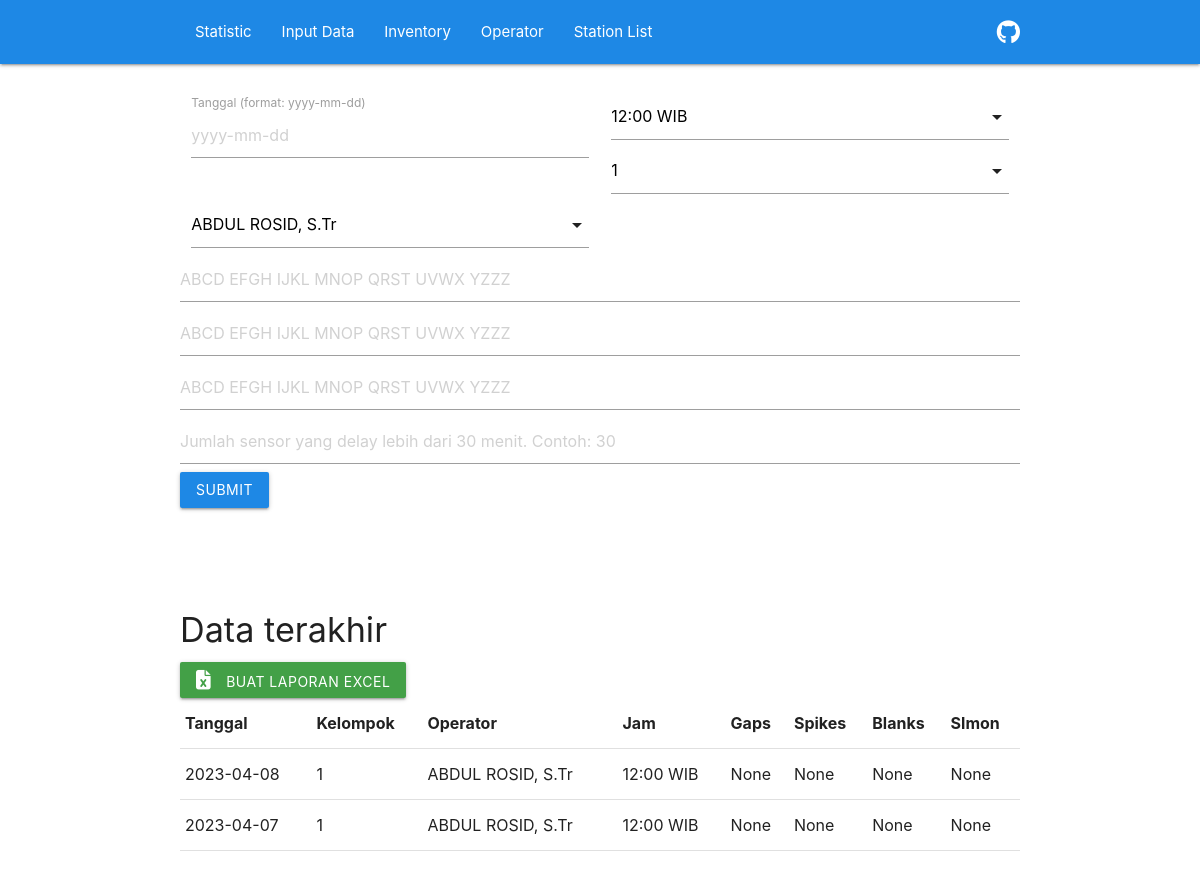
The app's page /, older data.
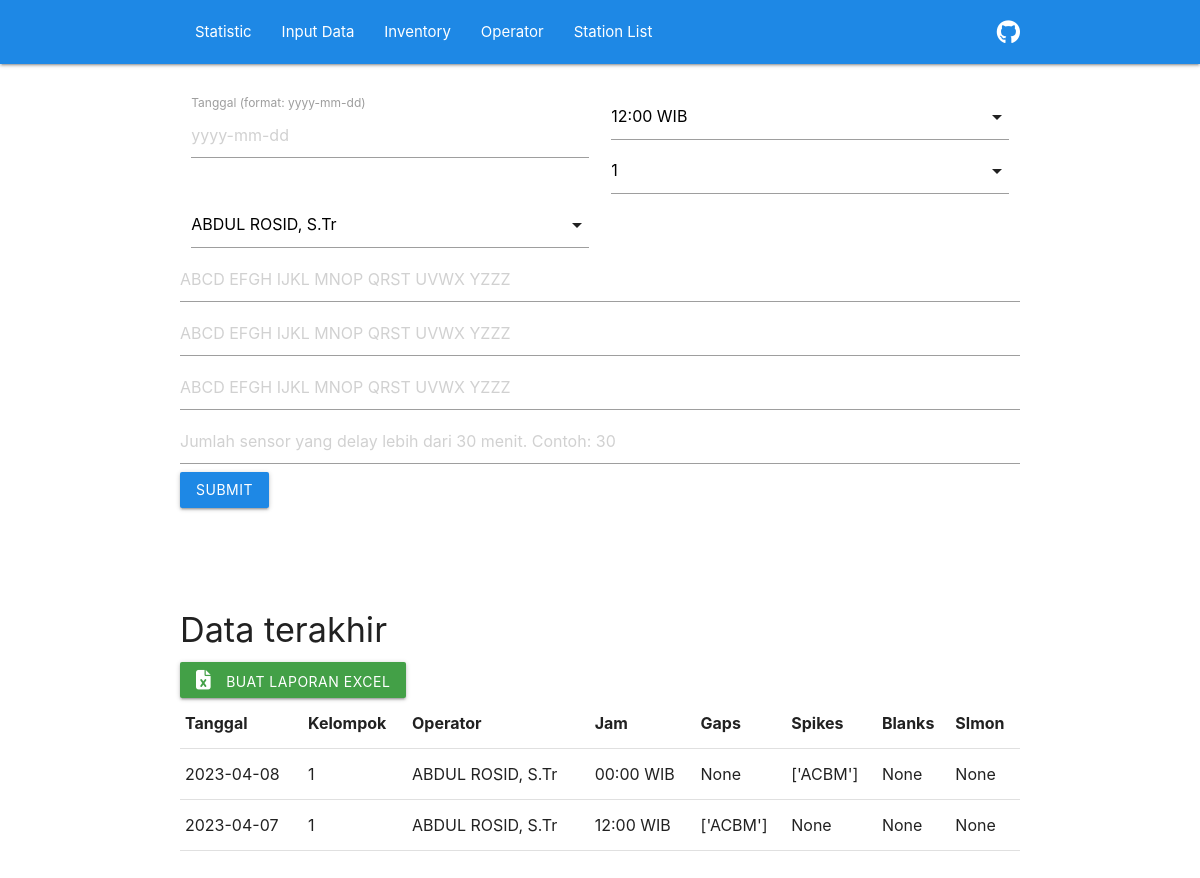
The same page, newer data.
### ChecklistSeiscomp/models.py (models this page shows, shortened)
class ChecklistSeiscompModel(models.Model):
    tanggal = models.DateField()
    jam = models.CharField(max_length=20, choices=WAKTU, default='12:00 WIB')
    kelompok = models.IntegerField(choices=KELOMPOK, default=1)
    operator = models.TextField(null=True,)
    gaps = models.CharField(max_length=500, null=True, blank=True)
    spikes = models.CharField(max_length=500, null=True, blank=True)
    blanks = models.CharField(max_length=500, null=True, blank=True)
    slmon = models.PositiveIntegerField(null=True, blank=True)

### ChecklistSeiscomp/views.py (the view)
# urls.py: path('', views.create_view, name='home'),
def create_view(request):
    context = {}
    context['dataset'] = ChecklistSeiscompModel.objects.all().order_by('-tanggal')[:2]
    input_form = InputForm(request.POST or None)
    if input_form.is_valid():
        input_form.save()
        input_form = InputForm()
    context['input_form'] = input_form
    return render(request, "create_view.html", context)

### ChecklistSeiscomp/models.py (called while the page is built)
    def __str__(self):
        return self.name

### ChecklistSeiscomp/templates/create_view.html (shortened to what this page needs)
{% extends "base.html" %}
{% load materializecss %}
{% block content %}
<div class="container" style="padding-top: 2rem; padding-bottom: 2rem;">
    <div class="row">
        <form method="POST" enctype="multipart/form-data">
            <div class="col m6 s12">
                <label for="tanggal">Tanggal (format: yyyy-mm-dd)</label>
                {{ input_form.tanggal }}
            </div>
            <div class="col m6 s12">
            </div>
            <div class="col m6 s12">
            </div>
            <div class="col m6 s12">
            </div>
            <div>
                {{ input_form.gaps|materializecss}}
            </div>
            <div>
                {{ input_form.spikes|materializecss}}
            </div>
            <div>
                {{ input_form.blanks|materializecss}}
            </div>
            <div>
                {{ input_form.slmon|materializecss}}
            </div>
            <button type="submit" class="btn waves-effect waves-light blue darken-1" type="submit"
                name="action">Submit</button>
        </form>
    </div>
    <br><br>
    <h4>Data terakhir</h4>
    <a class="waves-effect waves-light btn green darken-1"
        onclick="window.location.href='{% url 'ChecklistSeiscomp:export_excel_instant' %}'"><i class="fa-solid fa-file-excel"
            style="padding-right: 1rem;"></i>Buat Laporan
        Excel</a>
    <table>
        <tr>
            <th>Tanggal</th>
            <th>Kelompok</th>
            <th>Operator</th>
            <th>Jam</th>
            <th>Gaps</th>
            <th>Spikes</th>
            <th>Blanks</th>
            <th>Slmon</th>
        </tr>
        {% for data in dataset %}
        <tr>
            <td> {{ data.tanggal|date:'Y-m-d' }} </td>
            <td> {{ data.kelompok }} </td>
            <td> {{ data.operator }} </td>
            <td> {{ data.jam }} </td>
            <td> {{ data.gaps }} </td>
            <td> {{ data.spikes }} </td>
            <td> {{ data.blanks }} </td>
            <td> {{ data.slmon }} </td>
        </tr>
        {% endfor %}
    </table>
</div>
{% endblock content %}

Row changes from the older to the newer data that the page shows:
removed ChecklistSeiscompModel: tanggal "2023-04-08", kelompok "1", operator "ABDUL ROSID, S.Tr", jam "12:00 WIB", gaps "None", spikes "None", blanks "None", slmon "None"
removed ChecklistSeiscompModel: tanggal "2023-04-07", kelompok "1", operator "ABDUL ROSID, S.Tr", jam "12:00 WIB", gaps "None", spikes "None", blanks "None", slmon "None"
added ChecklistSeiscompModel: tanggal "2023-04-08", kelompok "1", operator "ABDUL ROSID, S.Tr", jam "00:00 WIB", gaps "None", spikes "['ACBM']", blanks "None", slmon "None"
added ChecklistSeiscompModel: tanggal "2023-04-07", kelompok "1", operator "ABDUL ROSID, S.Tr", jam "12:00 WIB", gaps "['ACBM']", spikes "None", blanks "None", slmon "None"
